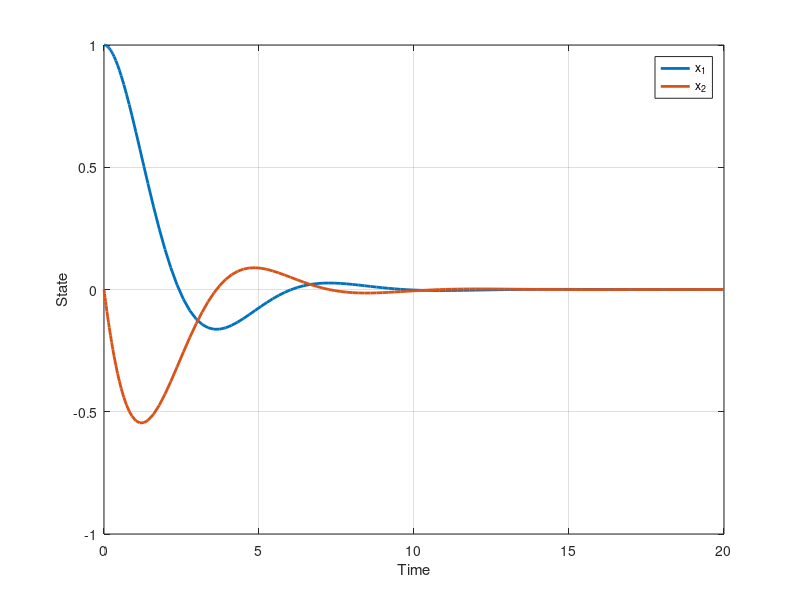
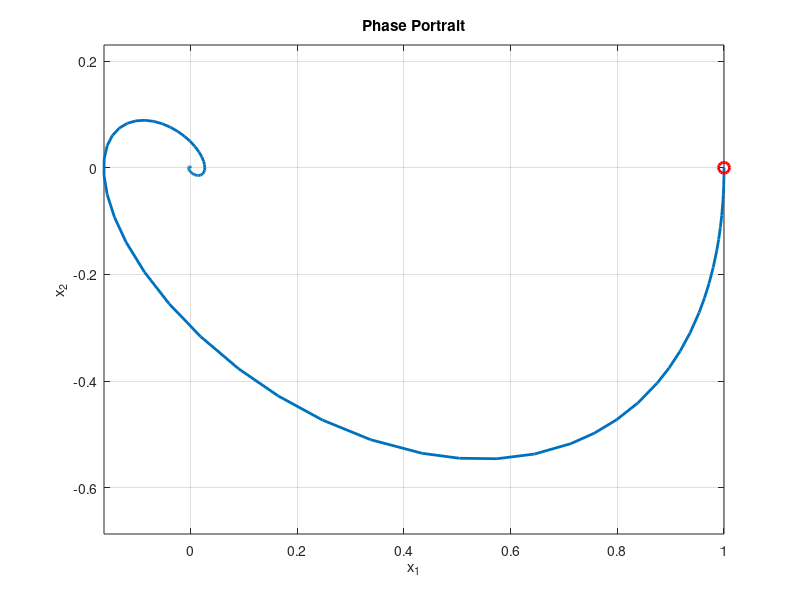

These figures' MATLAB source, in order:
clear
clc
close all

%% State matrix
A = [0 1;
    -1 -1];

%% Initial condition
x0 = [1; 0];

%% Time span
tspan = [0 20];

%% Solve
[t,x] = ode45(@(t,x) A*x, tspan, x0);

%% Time response
figure

plot(t,x(:,1),'LineWidth',2)
hold on
plot(t,x(:,2),'LineWidth',2)

xlabel('Time')
ylabel('State')

legend('x_1','x_2')
grid on

%% Phase portrait
figure

plot(x(:,1),x(:,2),'LineWidth',2)

hold on
plot(x(1,1),x(1,2),'ro','MarkerSize',8,'LineWidth',2)

xlabel('x_1')
ylabel('x_2')

title('Phase Portrait')

axis equal
grid on
